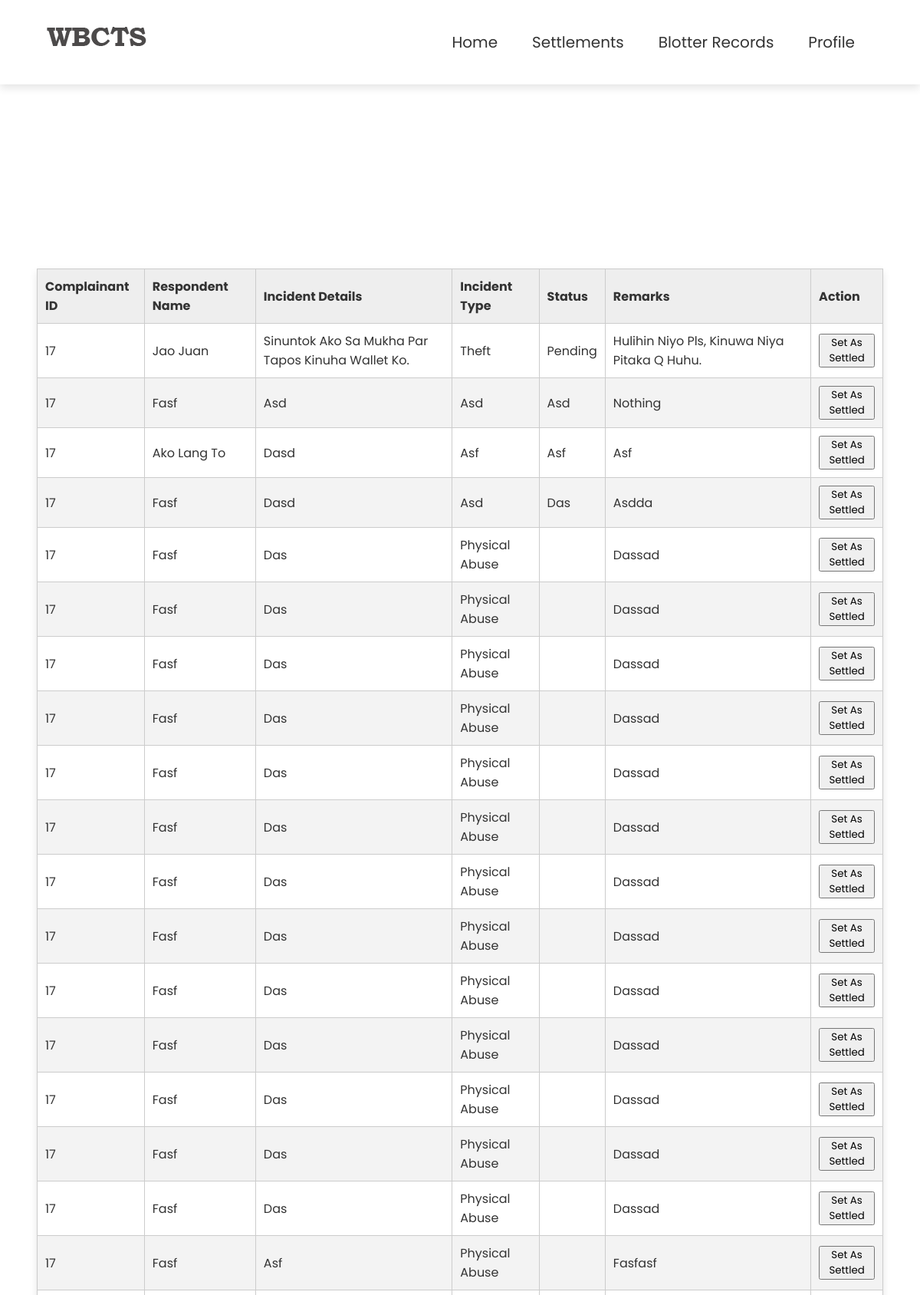
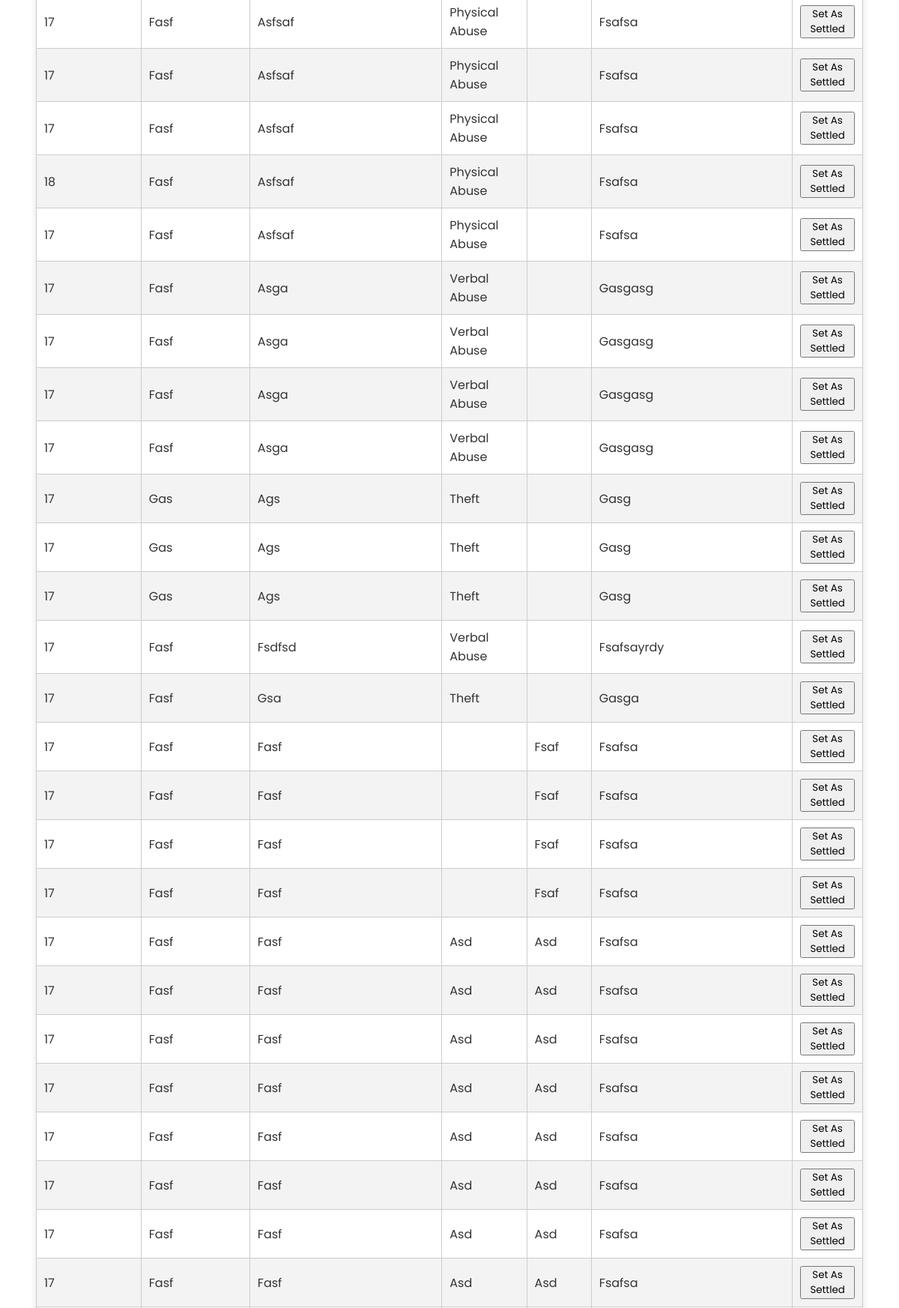
Page /blotter-records.php (signed in, upper part) on the committed database (2 pictures, top to bottom).
### tables this page shows
CREATE TABLE `blotter_records` (
  `id` int(11) NOT NULL,
  `complainant_id` int(11) NOT NULL,
  `complainant_name` varchar(255) NOT NULL,
  `respondent_name` varchar(255) NOT NULL,
  `respondent_address` varchar(255) NOT NULL,
  `incident_location` varchar(255) NOT NULL,
  `incident_details` longtext NOT NULL,
  `incident_type` varchar(255) NOT NULL,
  `blotter_status` varchar(255) DEFAULT 'pending',
  `investigating_officer` varchar(255) DEFAULT NULL,
  `remarks` varchar(255) NOT NULL,
  `qrcode` varchar(255) NOT NULL,
  `is_archived` tinyint(1) DEFAULT 0,
  `created_at` datetime NOT NULL DEFAULT current_timestamp(),
  `updated_at` datetime NOT NULL DEFAULT current_timestamp()
);

### php/models/Blotter.php (called while the page is built, shortened)
<?php
class Blotter
{
    private $table = 'blotter_records';
    private $conn;
    public function __construct($db)
    {
        $this->conn = $db;
    }
    public function read($id)
    {
        $c = $id != null ? "WHERE id = '{$id}'" : "";
        $query = "SELECT * FROM {$this->table} {$c};";
        $stmt = $this->conn->prepare($query);
        $stmt->execute();
        return $stmt;
    }
}

### blotter-records.php (the view, shortened to what this page needs)
<?php
require_once "php/config/Database.php";
require_once "php/models/Blotter.php";
$database = new Database();
$db = $database->connect();
$blotter = new Blotter($db);
$data = array();
$result = $blotter->read(null);
while ($row = $result->fetch(PDO::FETCH_ASSOC)) {
	array_push($data, $row);
}
$rows = "";
foreach ($data as $row) {
	$rows .= <<<ROW
		<tr>
			<td>{$row["complainant_id"]}</td>
			<td>{$row["respondent_name"]}</td>
			<td>{$row["incident_details"]}</td>
			<td>{$row["incident_type"]}</td>
			<td>{$row["blotter_status"]}</td>
			<td>{$row["remarks"]}</td>
			<td>
				<button>
					Set as Settled
				</button>
			</td>
		</tr>
	ROW;
}
$content = <<<CONTENT
	<table class="table table-striped" style="width:100%">
			<thead>
				<th>Complainant ID</th>
				<th>Respondent Name</th>
				<th>Incident Details</th>
				<th>Incident Type</th>
				<th>Status</th>
				<th>Remarks</th>
				<th>Action</th>
			</thead>
			<tbody>
				{$rows}
			</tbody>
		</table>
CONTENT;
?>
<?php include 'templates/default.php'; ?>

### assets/css/footerstyle.css (style rules this page uses)
* { font-family: Roboto; }

### assets/css/headerstyle.css (style rules this page uses)
* { margin: 0; padding: 0; box-sizing: border-box; font-family: Arial, sans-serif; text-transform: capitalize; text-decoration: none; }

### assets/css/style.css (style rules this page uses)
table { border-collapse: collapse; width: 100%; font-family: Arial, sans-serif; color: #333333; background-color: #ffffff; text-align: left; margin: 0 auto; box-shadow: 0 5px 10px rgba(0, 0, 0, 0.1); }
thead th { background-color: #eeeeee; border: 1px solid #cccccc; padding: 10px; }
tbody td { border: 1px solid #cccccc; padding: 10px; }
tbody tr:nth-of-type(even) { background-color: #f3f3f3; }

### templates/default.php (style rules this page uses)
* { margin: 0; padding: 0; outline: none; box-sizing: border-box; font-family: 'Poppins', sans-serif; }
body { font-family: Arial, Helvetica, sans-serif; }

### rows in the picture
blotter_records: complainant "17", respondent_name "Jao Juan", incident_details "Sinuntok Ako Sa Mukha Par Tapos Kinuha Wallet Ko.", incident_type "Theft", blotter_status "Pending", remarks "Hulihin Niyo Pls, Kinuwa Niya Pitaka Q Huhu."
blotter_records: complainant "17", respondent_name "Fasf", incident_details "Asd", incident_type "Asd", blotter_status "Asd", remarks "Nothing"
blotter_records: complainant "17", respondent_name "Ako Lang To", incident_details "Dasd", incident_type "Asf", blotter_status "Asf", remarks "Asf"
blotter_records: complainant "17", respondent_name "Fasf", incident_details "Dasd", incident_type "Asd", blotter_status "Das", remarks "Asdda"
blotter_records: complainant "17", respondent_name "Fasf", incident_details "Das", incident_type "Physical Abuse", remarks "Dassad"
blotter_records: complainant "17", respondent_name "Fasf", incident_details "Das", incident_type "Physical Abuse", remarks "Dassad"
blotter_records: complainant "17", respondent_name "Fasf", incident_details "Das", incident_type "Physical Abuse", remarks "Dassad"
blotter_records: complainant "17", respondent_name "Fasf", incident_details "Das", incident_type "Physical Abuse", remarks "Dassad"
blotter_records: complainant "17", respondent_name "Fasf", incident_details "Das", incident_type "Physical Abuse", remarks "Dassad"
blotter_records: complainant "17", respondent_name "Fasf", incident_details "Das", incident_type "Physical Abuse", remarks "Dassad"
blotter_records: complainant "17", respondent_name "Fasf", incident_details "Das", incident_type "Physical Abuse", remarks "Dassad"
blotter_records: complainant "17", respondent_name "Fasf", incident_details "Das", incident_type "Physical Abuse", remarks "Dassad"
blotter_records: complainant "17", respondent_name "Fasf", incident_details "Das", incident_type "Physical Abuse", remarks "Dassad"
blotter_records: complainant "17", respondent_name "Fasf", incident_details "Das", incident_type "Physical Abuse", remarks "Dassad"
blotter_records: complainant "17", respondent_name "Fasf", incident_details "Das", incident_type "Physical Abuse", remarks "Dassad"
blotter_records: complainant "17", respondent_name "Fasf", incident_details "Das", incident_type "Physical Abuse", remarks "Dassad"
blotter_records: complainant "17", respondent_name "Fasf", incident_details "Das", incident_type "Physical Abuse", remarks "Dassad"
blotter_records: complainant "17", respondent_name "Fasf", incident_details "Asf", incident_type "Physical Abuse", remarks "Fasfasf"
blotter_records: complainant "17", respondent_name "Fasf", incident_details "Asfsaf", incident_type "Physical Abuse", remarks "Fsafsa"
blotter_records: complainant "17", respondent_name "Fasf", incident_details "Asfsaf", incident_type "Physical Abuse", remarks "Fsafsa"
blotter_records: complainant "17", respondent_name "Fasf", incident_details "Asfsaf", incident_type "Physical Abuse", remarks "Fsafsa"
blotter_records: complainant "18", respondent_name "Fasf", incident_details "Asfsaf", incident_type "Physical Abuse", remarks "Fsafsa"
blotter_records: complainant "17", respondent_name "Fasf", incident_details "Asfsaf", incident_type "Physical Abuse", remarks "Fsafsa"
blotter_records: complainant "17", respondent_name "Fasf", incident_details "Asga", incident_type "Verbal Abuse", remarks "Gasgasg"
blotter_records: complainant "17", respondent_name "Fasf", incident_details "Asga", incident_type "Verbal Abuse", remarks "Gasgasg"
blotter_records: complainant "17", respondent_name "Fasf", incident_details "Asga", incident_type "Verbal Abuse", remarks "Gasgasg"
blotter_records: complainant "17", respondent_name "Fasf", incident_details "Asga", incident_type "Verbal Abuse", remarks "Gasgasg"
blotter_records: complainant "17", respondent_name "Gas", incident_details "Ags", incident_type "Theft", remarks "Gasg"
blotter_records: complainant "17", respondent_name "Gas", incident_details "Ags", incident_type "Theft", remarks "Gasg"
blotter_records: complainant "17", respondent_name "Gas", incident_details "Ags", incident_type "Theft", remarks "Gasg"
blotter_records: complainant "17", respondent_name "Fasf", incident_details "Fsdfsd", incident_type "Verbal Abuse", remarks "Fsafsayrdy"
blotter_records: complainant "17", respondent_name "Fasf", incident_details "Gsa", incident_type "Theft", remarks "Gasga"
blotter_records: complainant "17", respondent_name "Fasf", incident_details "Fasf", blotter_status "Fsaf", remarks "Fsafsa"
blotter_records: complainant "17", respondent_name "Fasf", incident_details "Fasf", blotter_status "Fsaf", remarks "Fsafsa"
blotter_records: complainant "17", respondent_name "Fasf", incident_details "Fasf", blotter_status "Fsaf", remarks "Fsafsa"
blotter_records: complainant "17", respondent_name "Fasf", incident_details "Fasf", blotter_status "Fsaf", remarks "Fsafsa"
blotter_records: complainant "17", respondent_name "Fasf", incident_details "Fasf", incident_type "Asd", blotter_status "Asd", remarks "Fsafsa"
blotter_records: complainant "17", respondent_name "Fasf", incident_details "Fasf", incident_type "Asd", blotter_status "Asd", remarks "Fsafsa"
blotter_records: complainant "17", respondent_name "Fasf", incident_details "Fasf", incident_type "Asd", blotter_status "Asd", remarks "Fsafsa"
blotter_records: complainant "17", respondent_name "Fasf", incident_details "Fasf", incident_type "Asd", blotter_status "Asd", remarks "Fsafsa"
blotter_records: complainant "17", respondent_name "Fasf", incident_details "Fasf", incident_type "Asd", blotter_status "Asd", remarks "Fsafsa"
blotter_records: complainant "17", respondent_name "Fasf", incident_details "Fasf", incident_type "Asd", blotter_status "Asd", remarks "Fsafsa"
blotter_records: complainant "17", respondent_name "Fasf", incident_details "Fasf", incident_type "Asd", blotter_status "Asd", remarks "Fsafsa"
blotter_records: complainant "17", respondent_name "Fasf", incident_details "Fasf", incident_type "Asd", blotter_status "Asd", remarks "Fsafsa"
